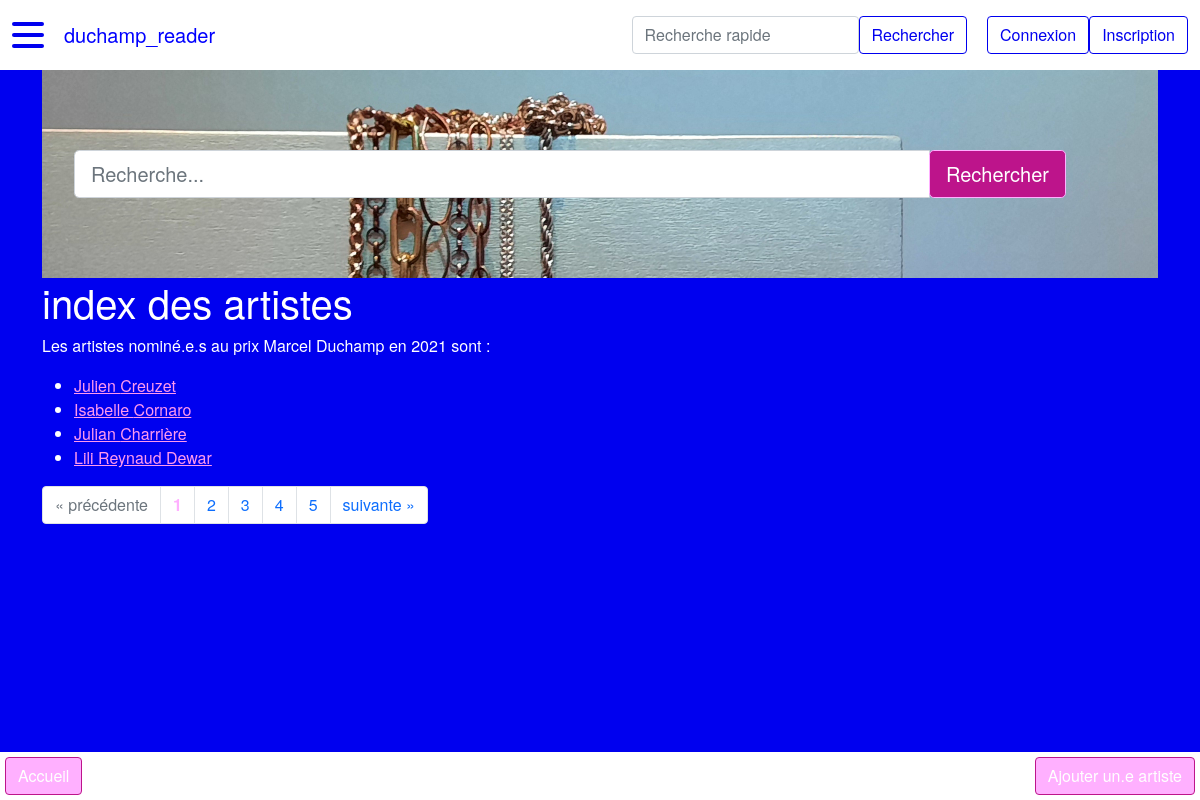
The page /artiste on the database its author committed.
### duchamp_reader/modeles/classes_generic.py (models this page shows, shortened)
class Nomination(db.Model):
    __tablename__ = "nomination"
    id = db.Column(db.Integer, unique=True, nullable=False, primary_key=True, autoincrement=True)
    annee = db.Column(db.Integer, nullable=False)  # format YYYY
    laureat = db.Column(db.Boolean, nullable=False, default=0)  # 1 si lauréat, 0 si non
    id_artiste = db.Column(db.Integer, db.ForeignKey("artiste.id"))
    id_theme = db.Column(db.Integer, db.ForeignKey("theme.id"))
    classname = db.Column(db.Text, nullable=False, default="nomination")
    authorship = db.relationship("AuthorshipNomination", back_populates="nomination")
    artiste = db.relationship("Artiste", back_populates="nomination")
    theme = db.relationship("Theme", back_populates="nomination", uselist=False)

class Artiste(db.Model):
    __tablename__ = "artiste"
    id = db.Column(db.Integer, unique=True, nullable=False, primary_key=True, autoincrement=True)
    nom = db.Column(db.Text, nullable=False)
    prenom = db.Column(db.Text, nullable=False)
    annee_naissance = db.Column(db.Integer) # format YYYY
    genre = db.Column(db.String(1))  # M : masculin, F : femme, A : autre/non-binaire
    id_wikidata = db.Column(db.Text)
    id_ville_naissance = db.Column(db.Integer, db.ForeignKey("ville.id"))
    id_ville_residence = db.Column(db.Integer, db.ForeignKey("ville.id"))
    classname = db.Column(db.Text, nullable=False, default="artiste")
    authorship = db.relationship("AuthorshipArtiste", back_populates="artiste")
    represent = db.relationship("RelationRepresente", back_populates="artiste")
    ville_naissance = db.relationship("Ville", foreign_keys=[id_ville_naissance],
                                      backref="artiste_ville_naissance", uselist=False)
    ville_residence = db.relationship("Ville", foreign_keys=[id_ville_residence],
                                      backref="artiste_ville_residence", uselist=False)
    nomination = db.relationship("Nomination", back_populates="artiste", uselist=False)

### duchamp_reader/routes.py (the view)
@app.route("/artiste")
def artiste_index():
    last_artistes, last_nominations, last_galeries, last_villes, last_themes = queries()
    page = request.args.get("page", 1)
    titre = "index des artistes"
    if isinstance(page, str) and page.isdigit():
        page = int(page)
    else:
        page = 1
    artistes = Artiste.query.join(Nomination, Artiste.id == Nomination.id_artiste)\
        .order_by(Artiste.id.desc()).paginate(page=page, per_page=PERPAGE)
    return render_template("pages/artiste_index.html", titre=titre, artistes=artistes,
                           last_nominations=last_nominations, last_artistes=last_artistes, last_galeries=last_galeries,
                           last_themes=last_themes, last_villes=last_villes)

### duchamp_reader/utils/query.py (called while the page is built)
def queries():
        last_artistes = Artiste.query.order_by(Artiste.id.desc()).limit(3).all()
        last_nominations = Nomination.query.join(Artiste, Nomination.id_artiste == Artiste.id)\
                .order_by(Nomination.id.desc()).limit(3).all()
        last_galeries = Galerie.query.order_by(Galerie.id.desc()).limit(3).all()
        last_villes = Ville.query.order_by(Ville.id.desc()).limit(3).all()
        last_themes = Theme.query.order_by(Theme.id.desc()).limit(3).all()
        return last_artistes, last_nominations, last_galeries, last_villes, last_themes

### duchamp_reader/templates/pages/artiste_index.html (shortened to what this page needs)
{% extends "conteneur.html" %}
{% block homesearch %}
    {% include "partials/recherche.html" %}
{% endblock %}
{% block corps %}
<h1>{{titre}}</h1>
    {% if artistes %}
        <p>Les artistes nominé.e.s au prix Marcel Duchamp en {{artistes.items[1].nomination.annee}} sont :</p>
        <ul>
            {% for artiste in artistes.items %}
                <li><a href="{{url_for('artiste_main', id_artiste=artiste.id)}}">
                    {{artiste.prenom}} {{artiste.nom}}
                </a></li>
            {% endfor %}
        </ul>
        <nav aria-label="research-pagination">
            <ul class="pagination">
                {% if artistes.has_prev %}
                    <li class="page-item">
                {% else%}
                    <li class="page-item disabled">
                {% endif %}
                        <a class="page-link" href="{{url_for('artiste_index', page=artistes.prev_num)}}" aria-label="Previous">
                            <span aria-hidden="true">&laquo;</span>
                            <span class="sr-only">précédente</span>
                        </a>
                    </li>
                {% for page in artistes.iter_pages() %}
                    {% if page %}
                        {% if page != artistes.page %}
                        <li class="page-item">
                            <a class="page-link" href="{{url_for('artiste_index', page=page)}}">
                                {{page}}
                            </a>
                        </li>
                        {% else %}
                            <li class="page-item active disabled">
                                <a class="page-link"><b style="color: var(--custom-light-pink)">{{page}}</b></a>
                            </li>
                        {% endif %}
                    {% else %}
                    <li class="page-item disabled">
                        <a class="page-link">...</a>
                    </li>
                    {% endif %}
                {% endfor %}
                {% if artistes.has_next %}
                    <li class="page-item">
                {% else %}
                    <li class="page-item disabled">
                {% endif %}
                    <a class="page-link" href="{{url_for('artiste_index', page=artistes.next_num)}}" aria-label="Next">
                        <span class="sr-only">suivante</span>
                        <span aria-hidden="true">&raquo;</span>
                    </a>
                </li>
            </ul>
        </nav>
    {% endif %}
    <div class="basdepage">
        <a class="btn" href="{{url_for('accueil')}}">Accueil</a>
        <a class="btn" href="{{url_for('artiste_add')}}">Ajouter un.e artiste</a>
    </div>
{% endblock %}

### rows shown on the page
Nomination: annee "2021"
Artiste: prenom "Julien", nom "Creuzet"
Artiste: prenom "Isabelle", nom "Cornaro"
Artiste: prenom "Julian", nom "Charrière"
Artiste: prenom "Lili", nom "Reynaud Dewar"

### other values the page prints
{{ titre }} "index des artistes"
{{ page }} "1"
{{ page }} "2" "3" "4" "5"
